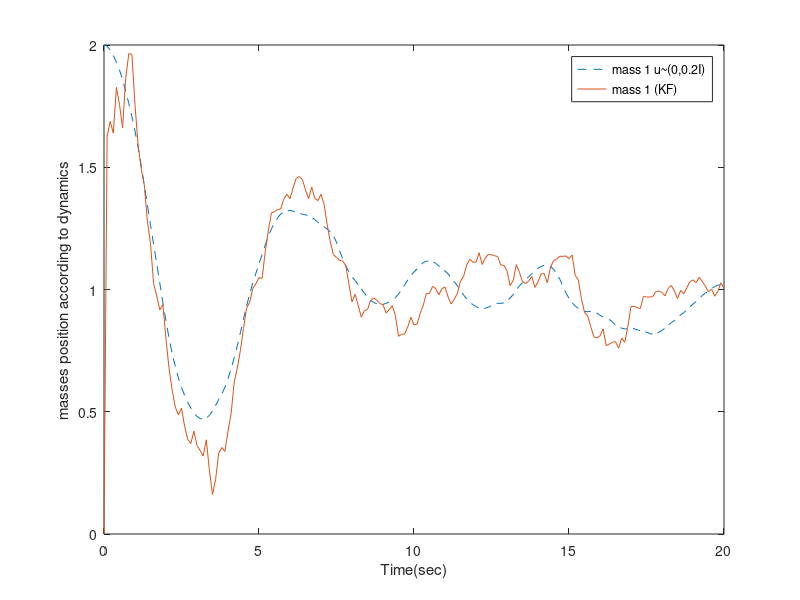
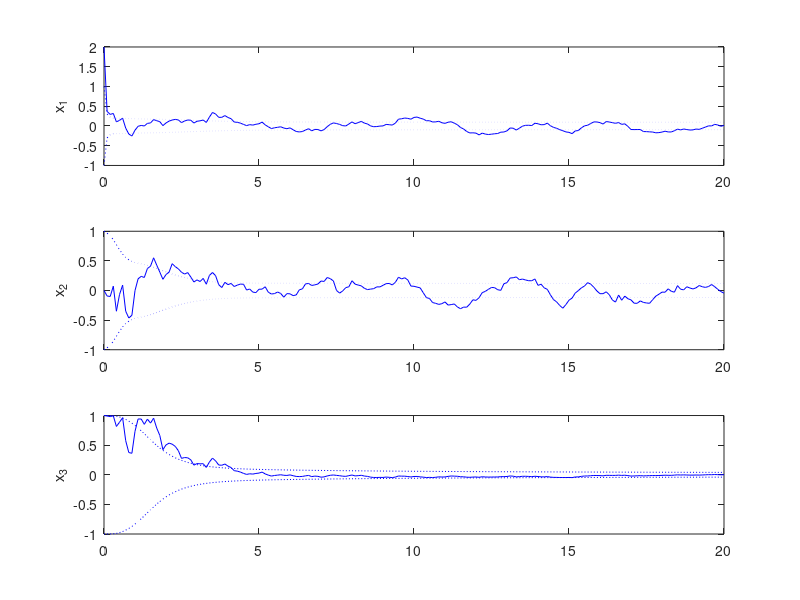

Source code (MATLAB) for these figures, in order:
% KF 1
close all
clear all

% time parameters
dT=0.1;
t0=0;
tf=20;

%define filter parameters
xhat0=[0;0;0];
P0=eye(3);
Q_extra=0*eye(3);   % fictitious process noise
R=0.1; % assumed measurement noise

% define true initial conditions
x0=[2;0;1];

% define model parameters
m=1;
b=0.4;
k=1;

% define noise parameters
S_u=0.2;
S_v=0.1;

% measurement of position only
C=[1 0 0];

% continuous time dynamics
A_c=[0 1 0;-(k)/m -b/m 1/m;0 0 0];     % assumed dynamics

B_c=[0;1/m;0];

sys_c=ss(A_c,B_c,C,0);
[A,B,C,D]=ssdata(c2d(sys_c,dT,'zoh'));

% Q=B'Su*B
Q=B*S_u*B';

time=t0:dT:tf;
MAXK=length(time);

x_tru(:,1)=x0;      % initialize truth
x_hat(:,1)=xhat0;   % initialize estimate
P_hat(:,:,1)=P0;
e(:,1)=x_tru(:,1)-x_hat(:,1);
trP(1)=trace(P_hat(:,:,1));
Sx(:,1)=sqrt(diag(P_hat(:,:,1)));
for k=2:MAXK
    % simulate model dynamics by one time step
    u_true(k-1)=sqrtm(S_u)*randn(1,1); % gaussian random noise with mean u_bar
    x_tru(:,k)=A*x_tru(:,k-1) + B*u_true(k-1); % true state change
    y(k)=C*x_tru(:,k) + sqrtm(S_v)*randn(1,1); % get a measurement (noisy)
    
    % time update the estimate
    x_hat(:,k)=A*x_hat(:,k-1); 
    P_hat(:,:,k)=A*P_hat(:,:,k-1)*A' + Q;
    
    % measurement update
    K(:,k)=P_hat(:,:,k)*C'*inv(C*P_hat(:,:,k)*C' + R);
    x_hat(:,k)=x_hat(:,k) + K(:,k)*(y(k) - C*x_hat(:,k));
    P_hat(:,:,k)=(eye(3) - K(:,k)*C)*P_hat(:,:,k);
    
    % now compute estimate error
    e(:,k)=x_tru(:,k)-x_hat(:,k);
    trP(k)=trace(P_hat(:,:,k));
    Sx(:,k)=sqrt(diag(P_hat(:,:,k)));
end

h0 = plot(time, x_tru(1,:), '--', time, x_hat(1,:));
xlabel('Time(sec)');
ylabel('masses position according to dynamics');
legend('mass 1 u~(0,0.2I)','mass 1 (KF)');

figure
subplot(3,1,1)
    plot(time,e(1,:),'b',time,Sx(1,:),'b:',time,-Sx(1,:),'b:')
    xlim([t0 tf])
    ylabel('x_1')
subplot(3,1,2)
    plot(time,e(2,:),'b',time,Sx(2,:),'b:',time,-Sx(2,:),'b:')
    xlim([t0 tf])
    ylabel('x_2')
subplot(3,1,3)
    plot(time,e(3,:),'b',time,Sx(3,:),'b:',time,-Sx(3,:),'b:')
    xlim([t0 tf])
    ylabel('x_3')
    